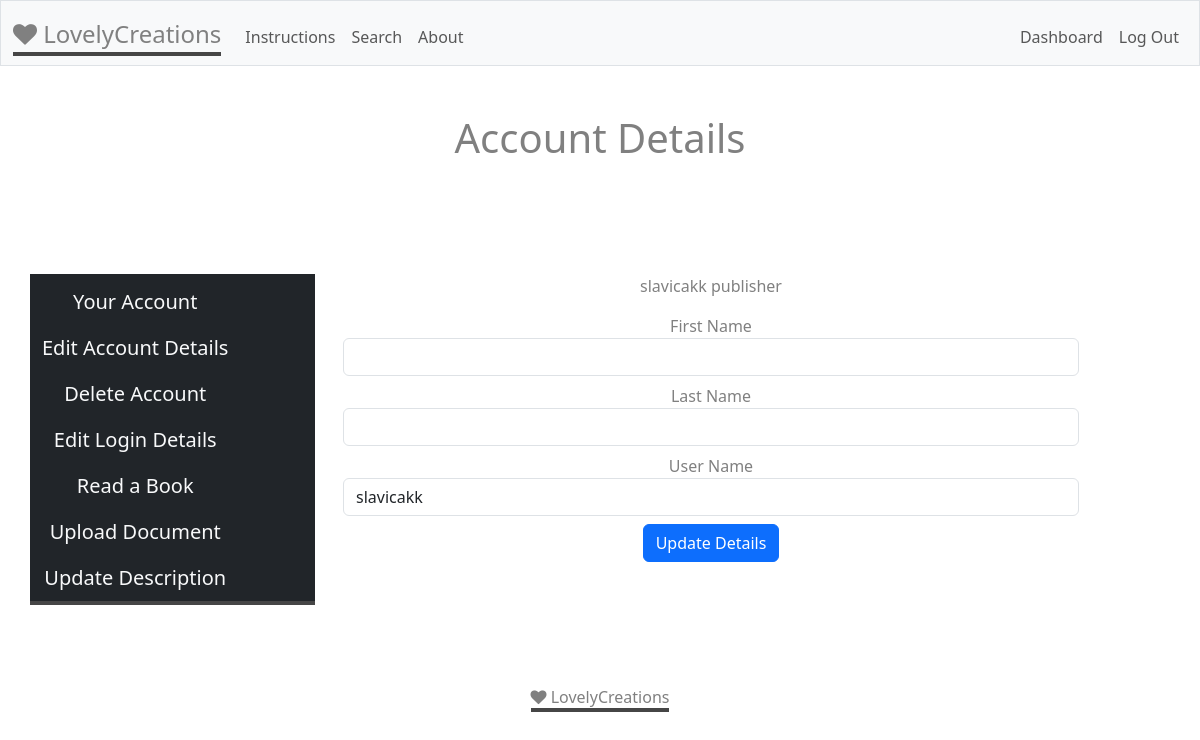
/account (signed in), run on the app's committed database.
### tables this page shows
CREATE TABLE users(
    id INTEGER PRIMARY KEY AUTOINCREMENT NOT NULL, 
    username TEXT NOT NULL, 
    hash TEXT NOT NULL, 
    type TEXT NOT NULL
);

### app.py (the view)
@app.route("/account")
@login_required
def account():
        id = session["user_id"]
        type = db.execute("SELECT type FROM users WHERE id = ?", id)[0]["type"]
        username = db.execute("SELECT username FROM users WHERE id = ?", id)[0]["username"]
        user_rows = db.execute("SELECT * FROM publisher WHERE user_id = ?", id)
        if user_rows:
            return render_template("account.html", username=username, type=type, user_rows=user_rows)
        else:
             return render_template("account.html", username=username, type=type)

### app.py (called while the page is built)
@app.after_request
def after_request(response):
    response.headers["Cache-Control"] = "no-cache, no-store, must-revalidate"
    response.headers["Expires"] = 0
    response.headers["Pragma"] = "no-cache"
    return response

### helpers.py (called while the page is built)
def login_required(f):
    @wraps(f)
    def decorated_function(*args, **kwargs):
        if session.get("user_id") is None:
            return redirect("/login")
        return f(*args, **kwargs)
    return decorated_function

### templates/account.html (shortened to what this page needs)
{% extends "layout.html" %}
{% block main %}
<h1 class="mb-5">Account Details</h1>
<div class="row">
  <nav class="navbar navbar-brand bg-dark col-sm-3 mb-3">
    <div class="container-fluid">
      <ul class="navbar-nav">
        <li class="nav-item">
          <a class="nav-link  text-light" href="/account">Your Account</a>
          <li class="nav-item">
            <a class="nav-link  text-light" href="/edit_account">Edit Account Details</a>
          </li>
          <li class="nav-item" id="delete">
            <a class="nav-link  text-light" href="/delete_account">Delete Account</a>
          </li>
          <li class="nav-item">
            <a class="nav-link  text-light" href="/edit_login">Edit Login Details</a>
          </li>
        </li>
        <li class="nav-item">
          <a class="nav-link  text-light" href="/list_books">Read a Book</a>
        </li>
        {% if type == "publisher" %}
          <li class="nav-item">
            <a class="nav-link  text-light" href="/upload_file">Upload Document</a>
          </li>
          <li class="nav-item">
            <a class="nav-link  text-light" href="/update_desc">Update Description</a>
          </li>
        {% endif %}
      </ul>
    </div>
  </nav>
  <div class="col-lg-8">
    <p>{{username}} {{type}}</p>
    {% if type == "publisher" %}
    <form action="/update_account" method="post">
        <label for="first_name">First Name</label>
        <input class="form-control mb-2" type="text" id="first_name" name="first_name">
        <label for="last_name">Last Name</label>
        <input class="form-control mb-2" type="text" id="last_name" name="last_name">
        <label for="user_name">User Name</label>
        <input class="form-control mb-2" type="text" id="user_name" name="user_name" value="{{username}}">
        <button class="btn btn-primary" type="submit">Update Details</button>
      </form>
      {% endif %}
  </div>
</div>
{% endblock %}

### static/styles.css (style rules this page uses)
body { color:gray; }
.navbar-brand { margin-left: 0; padding-bottom: 0; border-bottom: 4px solid #464646; }
.navbar { align-items: flex-start; }

### data on the page
users: username "slavicakk", type "publisher", user_name "slavicakk"
